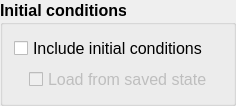
      <widget class="QGroupBox" name="groupBox">
       <property name="font">
        <font>
         <family>Segoe UI</family>
         <pointsize>12</pointsize>
         <weight>75</weight>
         <bold>true</bold>
        </font>
       </property>
       <property name="title">
        <string>Initial conditions</string>
       </property>
       <layout class="QGridLayout" name="gridLayout_4">
        <item row="1" column="0">
         <widget class="QWidget" name="load_state_widget" native="true">
          <layout class="QVBoxLayout" name="verticalLayout_4">
           <property name="leftMargin">
            <number>15</number>
           </property>
           <property name="topMargin">
            <number>0</number>
           </property>
           <property name="bottomMargin">
            <number>0</number>
           </property>
           <item>
            <widget class="QCheckBox" name="cb_load_saved_state">
             <property name="enabled">
              <bool>false</bool>
             </property>
             <property name="font">
              <font>
               <family>Segoe UI</family>
               <pointsize>12</pointsize>
               <weight>50</weight>
               <bold>false</bold>
              </font>
             </property>
             <property name="text">
              <string>Load from saved state</string>
             </property>
            </widget>
           </item>
          </layout>
         </widget>
        </item>
        <item row="0" column="0">
         <widget class="QCheckBox" name="cb_conditions">
          <property name="font">
           <font>
            <family>Segoe UI</family>
            <pointsize>12</pointsize>
            <weight>50</weight>
            <bold>false</bold>
           </font>
          </property>
          <property name="text">
           <string>Include initial conditions</string>
          </property>
         </widget>
        </item>
       </layout>
      </widget>
